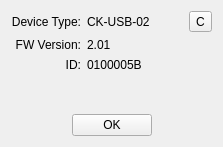
<?xml version="1.0" encoding="UTF-8"?>
<ui version="4.0">
 <class>DialogUsbInfo</class>
 <widget class="QWidget" name="DialogUsbInfo">
  <property name="windowModality">
   <enum>Qt::ApplicationModal</enum>
  </property>
  <property name="geometry">
   <rect>
    <x>0</x>
    <y>0</y>
    <width>223</width>
    <height>147</height>
   </rect>
  </property>
  <property name="minimumSize">
   <size>
    <width>223</width>
    <height>147</height>
   </size>
  </property>
  <property name="maximumSize">
   <size>
    <width>223</width>
    <height>147</height>
   </size>
  </property>
  <property name="windowTitle">
   <string>USB Device info</string>
  </property>
  <property name="windowIcon">
   <iconset resource="images.qrc">
    <normaloff>:/images/images/lupa.ico</normaloff>:/images/images/lupa.ico</iconset>
  </property>
  <layout class="QVBoxLayout" name="verticalLayout">
   <item>
    <layout class="QGridLayout" name="gridLayout">
     <item row="0" column="0">
      <widget class="QLabel" name="label">
       <property name="text">
        <string>Device Type:</string>
       </property>
       <property name="alignment">
        <set>Qt::AlignRight|Qt::AlignTrailing|Qt::AlignVCenter</set>
       </property>
      </widget>
     </item>
     <item row="0" column="1">
      <widget class="QLabel" name="label_2">
       <property name="text">
        <string>CK-USB-02</string>
       </property>
      </widget>
     </item>
     <item row="0" column="2">
      <spacer name="horizontalSpacer">
       <property name="orientation">
        <enum>Qt::Horizontal</enum>
       </property>
       <property name="sizeHint" stdset="0">
        <size>
         <width>88</width>
         <height>20</height>
        </size>
       </property>
      </spacer>
     </item>
     <item row="0" column="3">
      <widget class="QToolButton" name="toolButton">
       <property name="text">
        <string>C</string>
       </property>
      </widget>
     </item>
     <item row="1" column="0">
      <widget class="QLabel" name="label_3">
       <property name="text">
        <string>FW Version:</string>
       </property>
       <property name="alignment">
        <set>Qt::AlignRight|Qt::AlignTrailing|Qt::AlignVCenter</set>
       </property>
      </widget>
     </item>
     <item row="1" column="1">
      <widget class="QLabel" name="label_4">
       <property name="text">
        <string>2.01</string>
       </property>
      </widget>
     </item>
     <item row="2" column="0">
      <widget class="QLabel" name="label_5">
       <property name="text">
        <string>ID:</string>
       </property>
       <property name="alignment">
        <set>Qt::AlignRight|Qt::AlignTrailing|Qt::AlignVCenter</set>
       </property>
      </widget>
     </item>
     <item row="2" column="1">
      <widget class="QLabel" name="label_6">
       <property name="text">
        <string>0100005B</string>
       </property>
      </widget>
     </item>
    </layout>
   </item>
   <item>
    <spacer name="verticalSpacer">
     <property name="orientation">
      <enum>Qt::Vertical</enum>
     </property>
     <property name="sizeHint" stdset="0">
      <size>
       <width>20</width>
       <height>42</height>
      </size>
     </property>
    </spacer>
   </item>
   <item>
    <layout class="QHBoxLayout" name="horizontalLayout">
     <item>
      <spacer name="horizontalSpacer_2">
       <property name="orientation">
        <enum>Qt::Horizontal</enum>
       </property>
       <property name="sizeHint" stdset="0">
        <size>
         <width>40</width>
         <height>20</height>
        </size>
       </property>
      </spacer>
     </item>
     <item>
      <widget class="QPushButton" name="pushButton">
       <property name="text">
        <string>OK</string>
       </property>
      </widget>
     </item>
     <item>
      <spacer name="horizontalSpacer_3">
       <property name="orientation">
        <enum>Qt::Horizontal</enum>
       </property>
       <property name="sizeHint" stdset="0">
        <size>
         <width>40</width>
         <height>20</height>
        </size>
       </property>
      </spacer>
     </item>
    </layout>
   </item>
  </layout>
 </widget>
 <resources>
  <include location="images.qrc"/>
 </resources>
 <connections/>
</ui>
